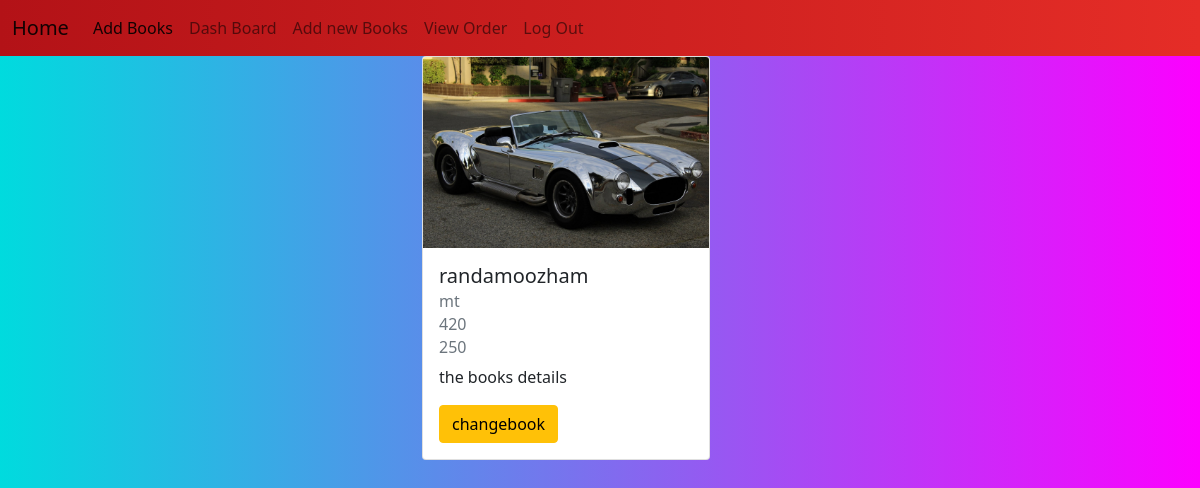
/owner/books/1 (signed in), run on the app's committed database.
### owner/models.py (models this page shows, shortened)
class Books(models.Model):
    book_name=models.CharField(max_length=120)
    author=models.CharField(max_length=120)
    price=models.PositiveIntegerField()
    copies=models.PositiveIntegerField()
    active_status = models.BooleanField(default=True)
    images=models.ImageField(upload_to="image",null=True,blank=True)

### owner/views.py (the view)
# urls.py: path("books/<int:id>",views.BookDetail.as_view(),name="bookdetail"),
@method_decorator(owner_permission_required, name='dispatch')
class BookDetail(DetailView):
    model = Books
    context_object_name = "book"
    template_name = "book_detail.html"
    pk_url_kwarg = 'id'
    success_url = reverse_lazy("listbook")

### owner/templates/book_detail.html
{%extends 'base.html'%}
{%block body_block%}
<div class="row">
    <div class="col-4"></div>
    <div class="col-4">
        <div class="card" style="width: 18rem;">
            {% if book.images %}
            <img src="{{book.images.url}}" class="card-img-top" alt="no image">
            {%endif%}
            <div class="card-body">
                <h5 class="card-title">{{book.book_name}}</h5>
                <h6 class="card-subtitle mb-2 text-muted">{{book.author}}</h6>
                <h6 class="card-subtitle mb-2 text-muted">{{book.price}}</h6>
                <h6 class="card-subtitle mb-2 text-muted">{{book.copies}}</h6>
                <p class="card-text">the books details</p>
                <div class="mp-3">
                    <input type="submit" value="changebook" class="btn btn-warning">
                </div>
            </div>
        </div>
    </div>
</div>
{%endblock%}

### owner/static/css/style.css (style rules this page uses)
.color { background-color: #00DBDE; background-image: linear-gradient(90deg, #00DBDE 0%, #FC00FF 100%); }

### data on the page
Books: images (picture), book_name "randamoozham", author "mt", price "420", copies "250"
